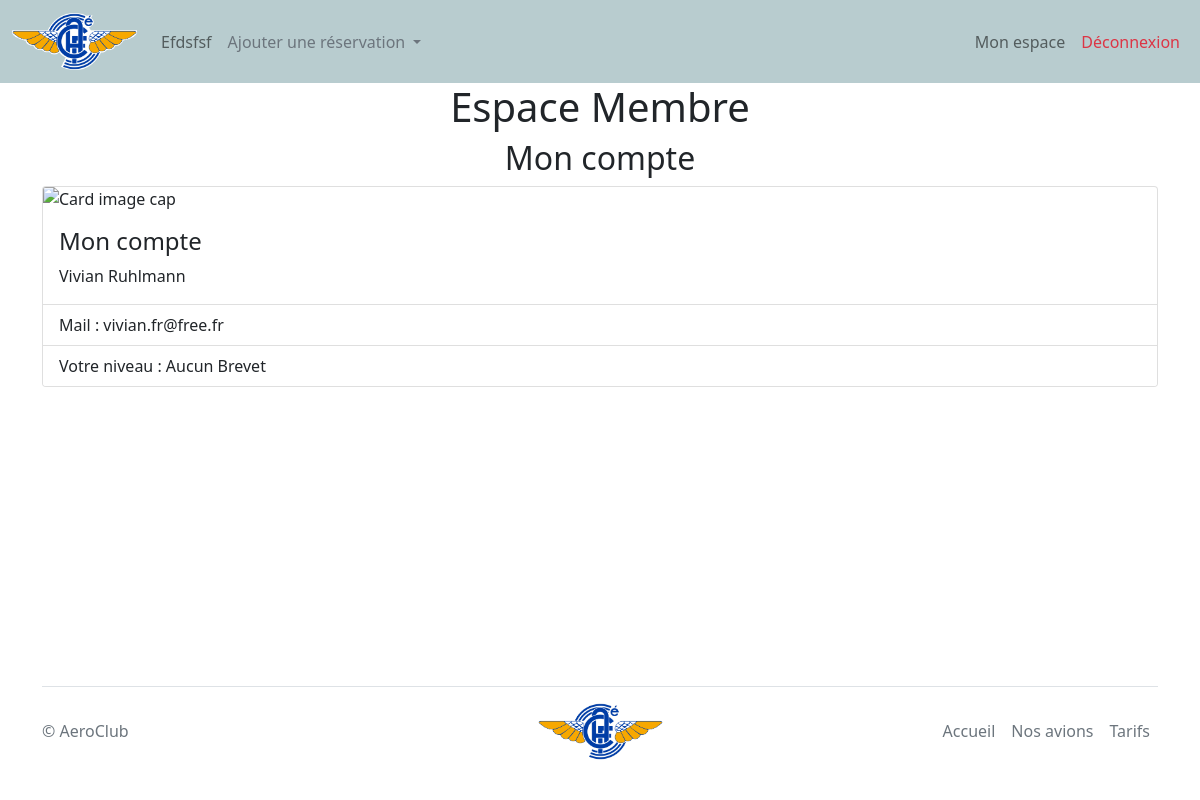
The app's page /member_account.php (signed in) with its own data.
### tables this page shows
CREATE TABLE `members` (
  `id` int(11) NOT NULL,
  `firstname` varchar(100) NOT NULL,
  `lastname` varchar(100) NOT NULL,
  `birthDate` date NOT NULL,
  `level` enum('Aucun Brevet','Brevet de Base','Licence Pilote d''Avion Léger','Brevet de Pilote Privé') NOT NULL DEFAULT 'Aucun Brevet',
  `mail` varchar(100) NOT NULL,
  `additionalCost` int(11) NOT NULL,
  `password` varchar(128) NOT NULL,
  `soloHours` int(11) NOT NULL DEFAULT '0',
  `trainingHours` int(11) NOT NULL DEFAULT '0'
);

### member_account.php (the view, shortened to what this page needs)
<!DOCTYPE html>
<html lang="fr">
<head>
    <?php include 'utils/head.php'; ?>
</head>
<body class="d-flex flex-column h-100">
    <div class="wrapper">
        <?php include 'utils/header.php'; ?>
        <?php
        $bdd = getDatabaseConnection();
        $mail = $_SESSION['user']['mail'];
        $member = $bdd->query("SELECT * From members WHERE mail = '$mail' LIMIT 1")->fetch();
        ?>
        <div class="container">
            <h1 style="text-align: center;">Espace Membre</h1>
            <h2 style="text-align: center;">Mon compte</h2>
            <div class="card">
                <img class="card-img-top" src="" alt="Card image cap">
                <div class="card-body">
                    <h4 class="card-title">Mon compte</h4>
                    <p class="card-text"><?= $member['firstname'] . ' ' . $member['lastname'] ?></p>
                </div>
                <ul class="list-group list-group-flush">
                    <li class="list-group-item">Mail : <?= $member['mail'] ?></li>
                    <li class="list-group-item">Votre niveau : <?= $member['level'] ?></li>
                </ul>
            </div>
        </div>
    </div>
        <?php include("utils/footer.php"); ?>
</body>
</html>

### CSS/parallax.css (style rules this page uses)
body, html { height: 100%; margin: 0; padding: 0; }

### records on screen
members: firstname "Vivian", lastname "Ruhlmann", mail "vivian.fr@free.fr", level "Aucun Brevet"
